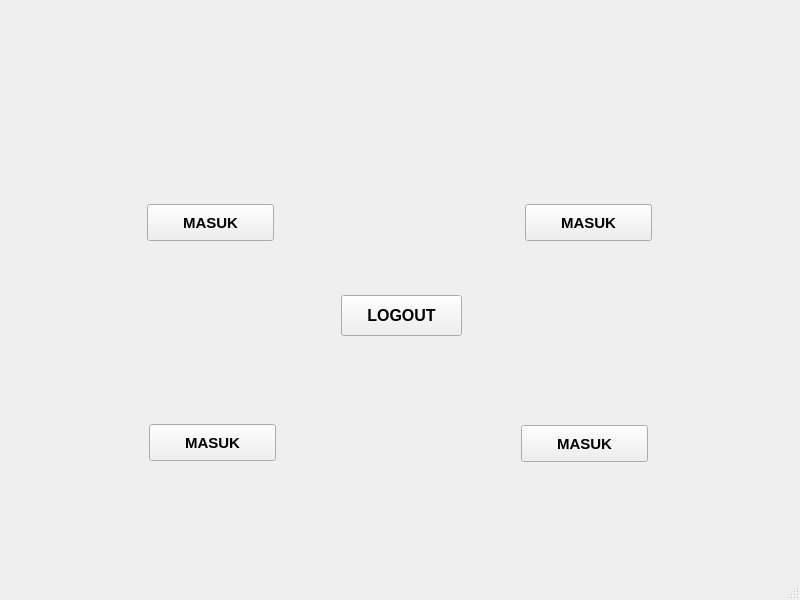
<?xml version="1.0" encoding="UTF-8"?>
<ui version="4.0">
 <class>MainWindow</class>
 <widget class="QMainWindow" name="MainWindow">
  <property name="geometry">
   <rect>
    <x>0</x>
    <y>0</y>
    <width>800</width>
    <height>600</height>
   </rect>
  </property>
  <property name="windowTitle">
   <string>MainWindow</string>
  </property>
  <widget class="QWidget" name="centralwidget">
   <widget class="QPushButton" name="btn_logout">
    <property name="geometry">
     <rect>
      <x>341</x>
      <y>295</y>
      <width>121</width>
      <height>41</height>
     </rect>
    </property>
    <property name="font">
     <font>
      <pointsize>12</pointsize>
      <weight>75</weight>
      <bold>true</bold>
     </font>
    </property>
    <property name="text">
     <string>LOGOUT</string>
    </property>
   </widget>
   <widget class="QPushButton" name="btn_insert">
    <property name="geometry">
     <rect>
      <x>147</x>
      <y>204</y>
      <width>127</width>
      <height>37</height>
     </rect>
    </property>
    <property name="font">
     <font>
      <pointsize>11</pointsize>
      <weight>75</weight>
      <bold>true</bold>
     </font>
    </property>
    <property name="text">
     <string>MASUK</string>
    </property>
   </widget>
   <widget class="QLabel" name="label">
    <property name="geometry">
     <rect>
      <x>3</x>
      <y>-2</y>
      <width>793</width>
      <height>557</height>
     </rect>
    </property>
    <property name="text">
     <string/>
    </property>
    <property name="pixmap">
     <pixmap>../resourse png/dashboard Dosen.png</pixmap>
    </property>
    <property name="scaledContents">
     <bool>true</bool>
    </property>
   </widget>
   <widget class="QPushButton" name="btn_update">
    <property name="geometry">
     <rect>
      <x>525</x>
      <y>204</y>
      <width>127</width>
      <height>37</height>
     </rect>
    </property>
    <property name="font">
     <font>
      <pointsize>11</pointsize>
      <weight>75</weight>
      <bold>true</bold>
     </font>
    </property>
    <property name="text">
     <string>MASUK</string>
    </property>
   </widget>
   <widget class="QPushButton" name="btn_delete">
    <property name="geometry">
     <rect>
      <x>149</x>
      <y>424</y>
      <width>127</width>
      <height>37</height>
     </rect>
    </property>
    <property name="font">
     <font>
      <pointsize>11</pointsize>
      <weight>75</weight>
      <bold>true</bold>
     </font>
    </property>
    <property name="text">
     <string>MASUK</string>
    </property>
   </widget>
   <widget class="QPushButton" name="btn_view">
    <property name="geometry">
     <rect>
      <x>521</x>
      <y>425</y>
      <width>127</width>
      <height>37</height>
     </rect>
    </property>
    <property name="font">
     <font>
      <pointsize>11</pointsize>
      <weight>75</weight>
      <bold>true</bold>
     </font>
    </property>
    <property name="text">
     <string>MASUK</string>
    </property>
   </widget>
   <zorder>label</zorder>
   <zorder>btn_logout</zorder>
   <zorder>btn_insert</zorder>
   <zorder>btn_update</zorder>
   <zorder>btn_delete</zorder>
   <zorder>btn_view</zorder>
  </widget>
  <widget class="QMenuBar" name="menubar">
   <property name="geometry">
    <rect>
     <x>0</x>
     <y>0</y>
     <width>800</width>
     <height>26</height>
    </rect>
   </property>
  </widget>
  <widget class="QStatusBar" name="statusbar"/>
 </widget>
 <resources/>
 <connections/>
</ui>
